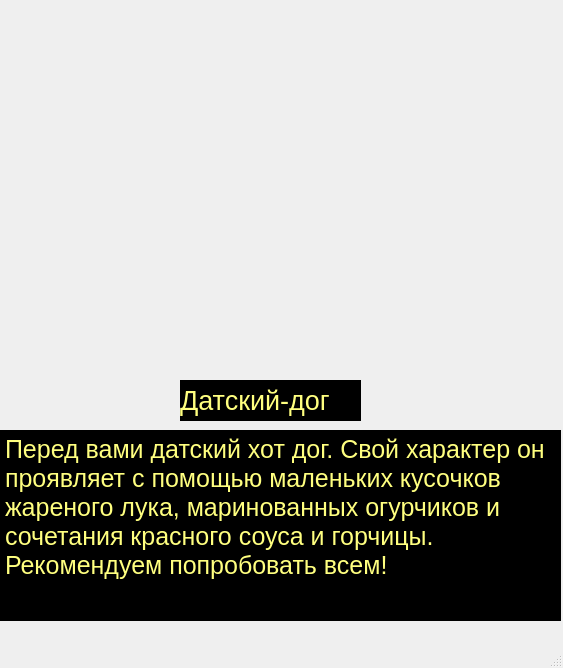
<?xml version="1.0" encoding="UTF-8"?>
<ui version="4.0">
 <class>MainWindow</class>
 <widget class="QMainWindow" name="MainWindow">
  <property name="geometry">
   <rect>
    <x>0</x>
    <y>0</y>
    <width>563</width>
    <height>668</height>
   </rect>
  </property>
  <property name="windowTitle">
   <string>MainWindow</string>
  </property>
  <widget class="QWidget" name="centralwidget">
   <widget class="QLabel" name="label">
    <property name="geometry">
     <rect>
      <x>-70</x>
      <y>0</y>
      <width>631</width>
      <height>371</height>
     </rect>
    </property>
    <property name="text">
     <string/>
    </property>
    <property name="pixmap">
     <pixmap>Pictures/Dan_dog.jpg</pixmap>
    </property>
   </widget>
   <widget class="QLabel" name="label_2">
    <property name="geometry">
     <rect>
      <x>180</x>
      <y>380</y>
      <width>181</width>
      <height>41</height>
     </rect>
    </property>
    <property name="font">
     <font>
      <pointsize>20</pointsize>
     </font>
    </property>
    <property name="styleSheet">
     <string notr="true">background-color: rgb(0, 0, 0);
color: rgb(255, 255, 127);</string>
    </property>
    <property name="text">
     <string>Датский-дог</string>
    </property>
   </widget>
   <widget class="QPlainTextEdit" name="plainTextEdit">
    <property name="enabled">
     <bool>false</bool>
    </property>
    <property name="geometry">
     <rect>
      <x>0</x>
      <y>430</y>
      <width>561</width>
      <height>191</height>
     </rect>
    </property>
    <property name="font">
     <font>
      <pointsize>19</pointsize>
     </font>
    </property>
    <property name="styleSheet">
     <string notr="true">background-color: rgb(0, 0, 0);
color: rgb(255, 255, 127);</string>
    </property>
    <property name="plainText">
     <string>Перед вами датский хот дог. Свой характер он проявляет с помощью маленьких кусочков жареного лука, маринованных огурчиков и сочетания красного соуса и горчицы. Рекомендуем попробовать всем!</string>
    </property>
   </widget>
  </widget>
  <widget class="QMenuBar" name="menubar">
   <property name="geometry">
    <rect>
     <x>0</x>
     <y>0</y>
     <width>563</width>
     <height>21</height>
    </rect>
   </property>
  </widget>
  <widget class="QStatusBar" name="statusbar"/>
 </widget>
 <resources/>
 <connections/>
</ui>
